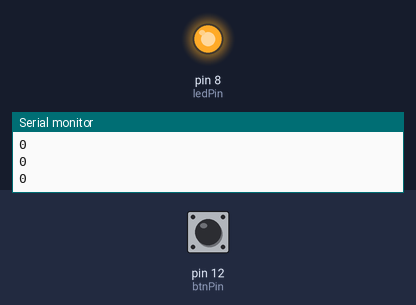
A sketch run on a simulated Arduino Uno, built with avr-gcc and run on an emulated ATmega328P. Parts: output pins drawn as LEDs (lit = HIGH), the last lines printed to the serial monitor. The inputs (shaded band) are chosen by the test bench; at power-on: pin 12 (btnPin) LOW.

Above: at 1.8 s.
1.9 s: pin 12 (btnPin) pulled HIGH for 0.6 s
At 2.4 s:
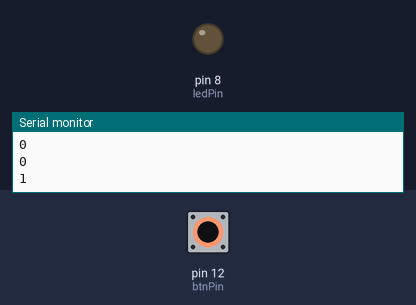
4.0 s: pin 12 (btnPin) pulled HIGH for 3.2 s
At 8.0 s:
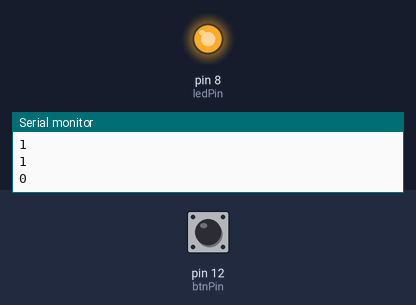
Timing chart, 0 to 9.5 s (numbered marks = the images above; inputs shaded):
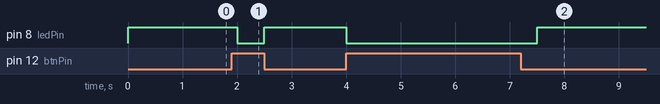

The sketch:

arduino_tutorial_27.ino
```cpp
/*
 * Tutorial 27 understanding push buttons and pull up and pull down resistors
 * https://youtu.be/AgQW81zzR18
 */
const int dt = 500; // delaytime
const int boadRate = 9600;

const int btnPin = 12;
const int ledPin = 8;
int btnRead = 0;

void setup() {
  // put your setup code here, to run once:
  Serial.begin(boadRate);
  pinMode(ledPin, OUTPUT);
  pinMode(btnPin, INPUT);
}

void loop() {
  // put your main code here, to run repeatedly:
  btnRead = digitalRead(btnPin);
  Serial.println(btnRead);
  if (btnRead == HIGH) {
    digitalWrite(ledPin, LOW);
  } else {
    digitalWrite(ledPin, HIGH);
  }
  delay(dt);
}
```

Measured:
- after the input at 1.9 s, pin 8 (ledPin): HIGH → LOW after 0.10 s, → HIGH 0.50 s later
- after the input at 4.0 s, pin 8 (ledPin): HIGH → LOW at once, → HIGH 3.5 s later
